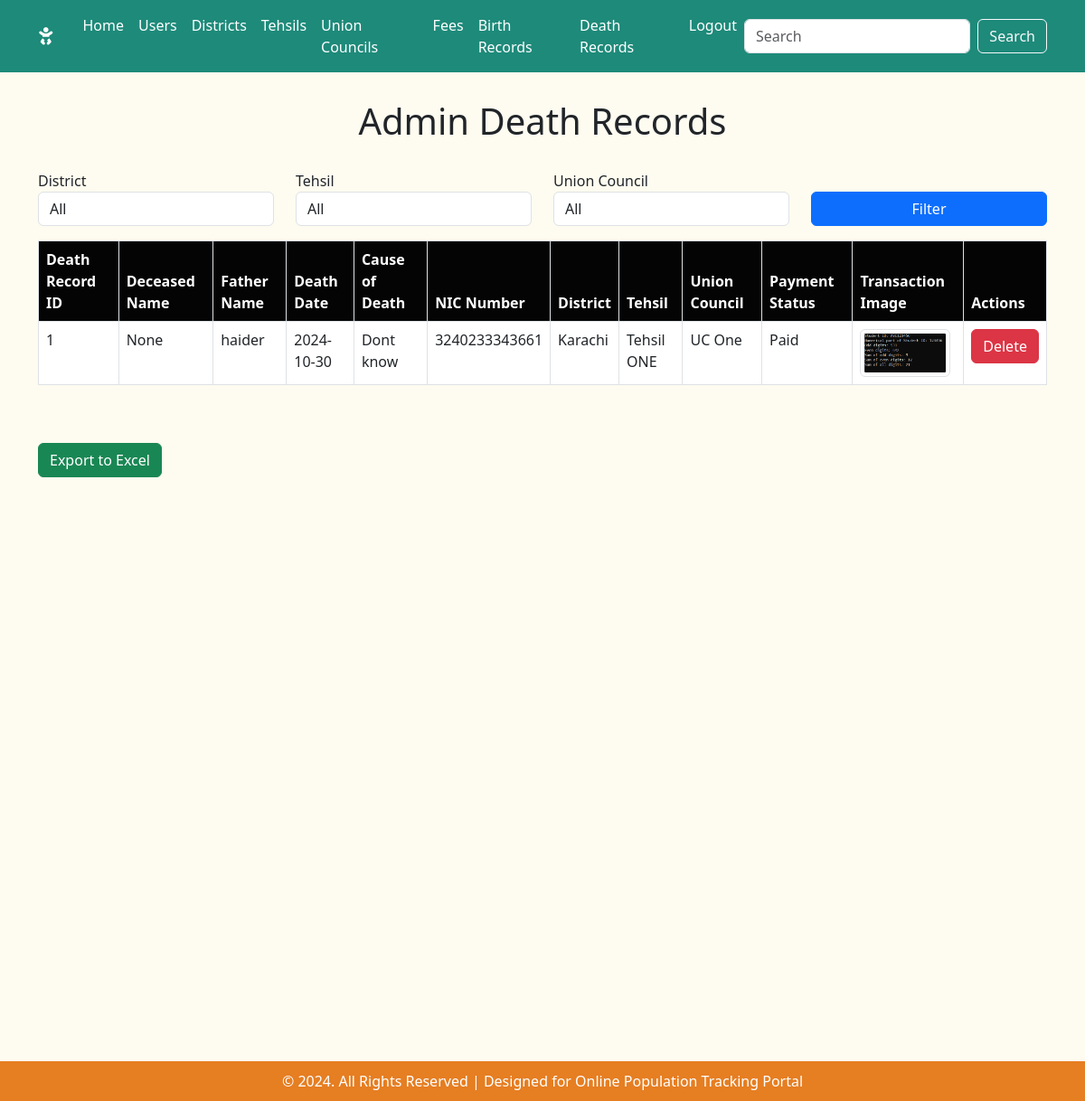
Page /admin/admin_death_records.php (signed in) on the committed database.
### tables this page shows
CREATE TABLE `deathrecords` (
  `DeathRecordID` int(11) NOT NULL,
  `DeceasedName` varchar(255) NOT NULL,
  `FatherName` varchar(255) NOT NULL,
  `FatherNIC` varchar(13) NOT NULL,
  `DeathDate` date NOT NULL,
  `CauseOfDeath` text NOT NULL,
  `NICNumber` varchar(13) NOT NULL,
  `PaymentStatus` enum('Unpaid','Paid') DEFAULT 'Unpaid',
  `DeathPlace` varchar(255) NOT NULL,
  `Fee` decimal(10,2) NOT NULL,
  `UnionCouncilID` int(11) DEFAULT NULL,
  `DistrictID` int(11) DEFAULT NULL,
  `TehsilID` int(11) DEFAULT NULL,
  `UserID` int(11) DEFAULT NULL,
  `TransactionImage` varchar(255) DEFAULT NULL
);

CREATE TABLE `districts` (
  `DistrictID` int(11) NOT NULL,
  `DistrictName` varchar(100) NOT NULL
);

CREATE TABLE `tehsils` (
  `TehsilID` int(11) NOT NULL,
  `TehsilName` varchar(255) NOT NULL,
  `DistrictID` int(11) NOT NULL
);

CREATE TABLE `unioncouncils` (
  `UnionCouncilID` int(11) NOT NULL,
  `UnionCouncilName` varchar(255) NOT NULL,
  `TehsilID` int(11) NOT NULL
);

### admin/admin_death_records.php (the view, shortened to what this page needs)
<?php
include('include/db_connect.inc');
include('include/header.inc');
include('include/nav.inc');
$whereClauses = [];
$whereSQL = $whereClauses ? "WHERE " . implode(" AND ", $whereClauses) : "";
$query = "SELECT dr.*, d.DistrictName, t.TehsilName, u.UnionCouncilName
          FROM deathrecords dr
          LEFT JOIN districts d ON dr.DistrictID = d.DistrictID
          LEFT JOIN tehsils t ON dr.TehsilID = t.TehsilID
          LEFT JOIN unioncouncils u ON dr.UnionCouncilID = u.UnionCouncilID
          $whereSQL
          ORDER BY DeathRecordID DESC";
$stmt = $conn->prepare($query);
$stmt->execute();
$result = $stmt->get_result();
?>
<main class="container my-4">
    <h1 class=" text-center">Admin Death Records</h1>
<form class="row mb-3" method="GET" action="admin_death_records.php">
    <div class="col-md-3">
        <label for="district">District</label>
        <select class="form-control" id="district" name="district">
            <option value="">All</option>
        </select>
    </div>
    <div class="col-md-3">
        <label for="tehsil">Tehsil</label>
        <select class="form-control" id="tehsil" name="tehsil">
            <option value="">All</option>
        </select>
    </div>
    <div class="col-md-3">
        <label for="union_council">Union Council</label>
        <select class="form-control" id="union_council" name="union_council">
            <option value="">All</option>
        </select>
    </div>
    <div class="col-md-3 d-flex align-items-end">
        <button type="submit" class="btn btn-primary w-100">Filter</button>
    </div>
</form>
    <?php if ($result->num_rows > 0): ?>
        <table id="deathRecordsTable" class="table table-bordered">
            <thead>
                <tr>
                    <th>Death Record ID</th>
                    <th>Deceased Name</th>
                    <th>Father Name</th>
                    <th>Death Date</th>
                    <th>Cause of Death</th>
                    <th>NIC Number</th>
                    <th>District</th>
                    <th>Tehsil</th>
                    <th>Union Council</th>
                    <th>Payment Status</th>
                    <th>Transaction Image</th>
                    <th>Actions</th>
                </tr>
            </thead>
            <tbody>
                <?php while ($record = $result->fetch_assoc()): ?>
                    <tr>
                        <td><?= htmlspecialchars($record['DeathRecordID']) ?></td>
                        <td><?= htmlspecialchars($record['DeceasedName']) ?></td>
                        <td><?= htmlspecialchars($record['FatherName']) ?></td>
                        <td><?= htmlspecialchars($record['DeathDate']) ?></td>
                        <td><?= htmlspecialchars($record['CauseOfDeath']) ?></td>
                        <td><?= htmlspecialchars($record['NICNumber']) ?></td>
                        <td><?= htmlspecialchars($record['DistrictName']) ?></td>
                        <td><?= htmlspecialchars($record['TehsilName']) ?></td>
                        <td><?= htmlspecialchars($record['UnionCouncilName']) ?></td>
                        <td><?= htmlspecialchars($record['PaymentStatus']) ?></td>
                        <td><img src="../<?= htmlspecialchars($record['TransactionImage']) ?>" alt="Transaction Image" class="img-thumbnail" width="100"></td>
                        <td>
                            <a href="admin_death_records.php?delete_id=<?= $record['DeathRecordID'] ?>" class="btn btn-danger" onclick="return confirm('Are you sure you want to delete this record?');">Delete</a>
                        </td>
                    </tr>
                <?php endwhile; ?>
            </tbody>
        </table>
        <button onclick="exportTableToExcel()" class="mt-5 float-right btn btn-success">Export to Excel</button>
    <?php else: ?>
        <div class="alert alert-warning text-center">
            <p>No records found for the selected filters.</p>
        </div>
    <?php endif; ?>
</main>
<?php include('include/footer.inc'); ?>

### admin/assets/css/style.css (style rules this page uses)
body { background-color: #fefbf0; }
h1,h3 { margin: 30px; text-align: center; }
.table th { background-color: #040404; color: white; }
main { height: 130vh; }

### rows in the picture
deathrecords: DeathRecordID "1", DeceasedName "None", FatherName "haider", DeathDate "2024-10-30", CauseOfDeath "Dont know", NICNumber "3240233343661", DistrictID.DistrictName "Karachi", TehsilID.TehsilName "Tehsil ONE", UnionCouncilID.UnionCouncilName "UC One", PaymentStatus "Paid", TransactionImage (picture)
